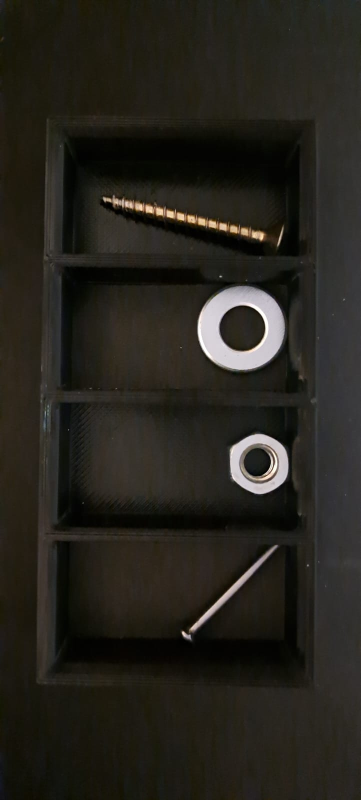
%> input picture Dato (16).jpg, 721 x 1600 px (shown at 1/2 size)
$ octave main.m   (GNU Octave 9; MATLAB toolbox functions it lacks are replaced by stand-ins)
%> lines starting %> are read from the running program, lines starting %| are printed output that depends on the picture; in (x1, y1, x2, y2) boxes, pixels count from 0 and x2, y2 are one past the last pixel; in counts of white or black regions, pixels touching at a corner belong together; the program's own positions count from 1
### Analisis_imagen.m
%Analisis imagen

function Analisis_imagen(imagen, filtro, opcion,vector_elemento)

cte_mascara = 1/9;
mascara = cte_mascara*[1,1,1;1,1,1;1,1,1];
umbral = 0.4;
m = 3;
n = 3;

%% Muestra del recorte de imagen
if (opcion == 1 || opcion == 2)
    figure(2);
    imagen1 = imagen(200:500,:,:);
    imagen2 = imagen(500:800,:,:);
    imagen3 = imagen(800:1100,:,:);
    imagen4 = imagen(1100:1400,:,:);

    %% Red, Green, Blue
    matrizR_1 = imagen1(:,:,1); %matrices Red, Green, Blue primera parte de imagen
    matrizG_1 = imagen1(:,:,2);
    matrizB_1 = imagen1(:,:,3);

    matrizR_2 = imagen2(:,:,1); %matrices Red, Green, Blue segunda parte de imagen
    matrizG_2 = imagen2(:,:,2);
    matrizB_2 = imagen2(:,:,3);

    matrizR_3 = imagen3(:,:,1); %matrices Red, Green, Blue tercera parte de imagen
    matrizG_3 = imagen3(:,:,2);
    matrizB_3 = imagen3(:,:,3);

    matrizR_4 = imagen4(:,:,1); %matrices Red, Green, Blue cuarta parte de imagen
    matrizG_4 = imagen4(:,:,2);
    matrizB_4 = imagen4(:,:,3);

    %% ========== Filtro Anisotropico ============
    imagen_ADF_1(:,:,1)=imdiffusefilt(matrizR_1);
    imagen_ADF_1(:,:,2)=imdiffusefilt(matrizG_1);
    imagen_ADF_1(:,:,3)=imdiffusefilt(matrizB_1);

    imagen_ADF_2(:,:,1)=imdiffusefilt(matrizR_2);
    imagen_ADF_2(:,:,2)=imdiffusefilt(matrizG_2);
    imagen_ADF_2(:,:,3)=imdiffusefilt(matrizB_2);

    imagen_ADF_3(:,:,1)=imdiffusefilt(matrizR_3);
    imagen_ADF_3(:,:,2)=imdiffusefilt(matrizG_3);
    imagen_ADF_3(:,:,3)=imdiffusefilt(matrizB_3);

    imagen_ADF_4(:,:,1)=imdiffusefilt(matrizR_4);
    imagen_ADF_4(:,:,2)=imdiffusefilt(matrizG_4);
    imagen_ADF_4(:,:,3)=imdiffusefilt(matrizB_4);

    %% ========== Filtro Pasa Bajo ==============

    imagen_PB_1(:,:,1)=filter2(mascara,matrizR_1);
    imagen_PB_1(:,:,2)=filter2(mascara,matrizG_1);
    imagen_PB_1(:,:,3)=filter2(mascara,matrizB_1);

    imagen_PB_2(:,:,1)=filter2(mascara,matrizR_2);
    imagen_PB_2(:,:,2)=filter2(mascara,matrizG_2);
    imagen_PB_2(:,:,3)=filter2(mascara,matrizB_2);

    imagen_PB_3(:,:,1)=filter2(mascara,matrizR_3);
    imagen_PB_3(:,:,2)=filter2(mascara,matrizG_3);
    imagen_PB_3(:,:,3)=filter2(mascara,matrizB_3);

    imagen_PB_4(:,:,1)=filter2(mascara,matrizR_4);
    imagen_PB_4(:,:,2)=filter2(mascara,matrizG_4);
    imagen_PB_4(:,:,3)=filter2(mascara,matrizB_4);

    imagen_PB_1 = uint8(imagen_PB_1);
    imagen_PB_2 = uint8(imagen_PB_2);
    imagen_PB_3 = uint8(imagen_PB_3);
    imagen_PB_4 = uint8(imagen_PB_4);

    %% =========== Binarizacion ==========
        imagen_gris_1 = rgb2gray(imagen1); %Imagen en escala de grises
        imagen_binarizada_1 = im2bw(imagen_gris_1, umbral);
        imagen_gris_2 = rgb2gray(imagen2); %Imagen en escala de grises
        imagen_binarizada_2 = im2bw(imagen_gris_2, umbral);
        imagen_gris_3 = rgb2gray(imagen3); %Imagen en escala de grises
        imagen_binarizada_3 = im2bw(imagen_gris_3, umbral);
        imagen_gris_4 = rgb2gray(imagen4); %Imagen en escala de grises
        imagen_binarizada_4 = im2bw(imagen_gris_4, umbral);

    if (filtro == 1)    %ADF
        subplot(4,2,2);
        imshow(imagen_ADF_1), title('Primero ADF');
        subplot(4,2,4);
        imshow(imagen_ADF_2), title('Segundo ADF');
        subplot(4,2,6);
        imshow(imagen_ADF_3), title('Tercero ADF');
        subplot(4,2,8);
        imshow(imagen_ADF_4), title('Cuarto ADF');

        imagen_filtrada = cat(3, imagen_ADF_1, imagen_ADF_2, imagen_ADF_3, imagen_ADF_4);

        %Agregar funcion la cual me voy a los otros metodos

    elseif (filtro == 2)    %PB
        subplot(4,2,2);
        imshow(imagen_PB_1), title('Primero PB');
        subplot(4,2,4);
        imshow(imagen_PB_2), title('Segundo PB');
        subplot(4,2,6);
        imshow(imagen_PB_3), title('Tercero PB');
        subplot(4,2,8);
        imshow(imagen_PB_4), title('Cuarto PB');

        imagen_filtrada = cat(3, imagen_PB_1, imagen_PB_2, imagen_PB_3, imagen_PB_4);

    elseif (filtro == 3)    %Bin
        subplot(4,2,2);
        imshow(imagen_binarizada_1), title('Primero Bin');
        subplot(4,2,4);
        imshow(imagen_binarizada_2), title('Segundo Bin');
        subplot(4,2,6);
        imshow(imagen_binarizada_3), title('Tercero Bin');
        subplot(4,2,8);
        imshow(imagen_binarizada_4), title('Cuarto Bin');

        imagen_filtrada = cat(3, imagen_binarizada_1, imagen_binarizada_2, imagen_binarizada_3, imagen_binarizada_4);

    elseif(filtro == 4)   %ADF+Bin
        imagen_gris_ADF_1 = rgb2gray(imagen_ADF_1); %Imagen en escala de grises
        imagen_ADF_Bin_1 = im2bw(imagen_gris_ADF_1, umbral);
        imagen_gris_ADF_2 = rgb2gray(imagen_ADF_2); %Imagen en escala de grises
        imagen_ADF_Bin_2 = im2bw(imagen_gris_ADF_2, umbral);
        imagen_gris_ADF_3 = rgb2gray(imagen_ADF_3); %Imagen en escala de grises
        imagen_ADF_Bin_3 = im2bw(imagen_gris_ADF_3, umbral);
        imagen_gris_ADF_4 = rgb2gray(imagen_ADF_4); %Imagen en escala de grises
        imagen_ADF_Bin_4 = im2bw(imagen_gris_ADF_4, umbral);

        subplot(4,2,2);
        imshow(imagen_ADF_Bin_1), title('Primero ADF+Bin');
        subplot(4,2,4);
        imshow(imagen_ADF_Bin_2), title('Segundo ADF+Bin');
        subplot(4,2,6);
        imshow(imagen_ADF_Bin_3), title('Tercero ADF+Bin');
        subplot(4,2,8);
        imshow(imagen_ADF_Bin_4), title('Cuarto ADF+Bin');

        imagen_filtrada = cat(3, imagen_ADF_Bin_1, imagen_ADF_Bin_2, imagen_ADF_Bin_3, imagen_ADF_Bin_4);

    elseif(filtro == 5)   %PB+Bin
        imagen_gris_PB_1 = rgb2gray(imagen_PB_1); %Imagen en escala de grises
        imagen_PB_Bin_1 = im2bw(imagen_gris_PB_1, umbral);
        imagen_gris_PB_2 = rgb2gray(imagen_PB_2); %Imagen en escala de grises
        imagen_PB_Bin_2 = im2bw(imagen_gris_PB_2, umbral);
        imagen_gris_PB_3 = rgb2gray(imagen_PB_3); %Imagen en escala de grises
        imagen_PB_Bin_3 = im2bw(imagen_gris_PB_3, umbral);
        imagen_gris_PB_4 = rgb2gray(imagen_PB_4); %Imagen en escala de grises
        imagen_PB_Bin_4 = im2bw(imagen_gris_PB_4, umbral);

        subplot(4,2,2);
        imshow(imagen_PB_Bin_1), title('Primero PB+Bin');
        subplot(4,2,4);
        imshow(imagen_PB_Bin_2), title('Segundo PB+Bin');
        subplot(4,2,6);
        imshow(imagen_PB_Bin_3), title('Tercero PB+Bin');
        subplot(4,2,8);
        imshow(imagen_PB_Bin_4), title('Cuarto PB+Bin');

        imagen_filtrada = cat(3, imagen_PB_Bin_1, imagen_PB_Bin_2, imagen_PB_Bin_3, imagen_PB_Bin_4);

    elseif(filtro == 6) %ADF+mediana+Bin
        imagen_gris_ADF_1 = rgb2gray(imagen_ADF_1); %Imagen en escala de grises
        imagen_mediana_ADF_1 = medfilt2(imagen_gris_ADF_1, [m n]);
        imagen_ADF_mediana_Bin_1 = im2bw(imagen_mediana_ADF_1, umbral);
        imagen_gris_ADF_2 = rgb2gray(imagen_ADF_2); %Imagen en escala de grises
        imagen_mediana_ADF_2 = medfilt2(imagen_gris_ADF_2, [m n]);
        imagen_ADF_mediana_Bin_2 = im2bw(imagen_mediana_ADF_2, umbral);
        imagen_gris_ADF_3 = rgb2gray(imagen_ADF_3); %Imagen en escala de grises
        imagen_mediana_ADF_3 = medfilt2(imagen_gris_ADF_3, [m n]);
        imagen_ADF_mediana_Bin_3 = im2bw(imagen_mediana_ADF_3, umbral);
        imagen_gris_ADF_4 = rgb2gray(imagen_ADF_4); %Imagen en escala de grises
        imagen_mediana_ADF_4 = medfilt2(imagen_gris_ADF_4, [m n]);
        imagen_ADF_mediana_Bin_4 = im2bw(imagen_mediana_ADF_4, umbral);

        subplot(4,2,2);
        imshow(imagen_ADF_mediana_Bin_1), title('Primero ADF+mediana+Bin');
        subplot(4,2,4);
        imshow(imagen_ADF_mediana_Bin_2), title('Segundo ADF+mediana+Bin');
        subplot(4,2,6);
        imshow(imagen_ADF_mediana_Bin_3), title('Tercero ADF+mediana+Bin');
        subplot(4,2,8);
        imshow(imagen_ADF_mediana_Bin_4), title('Cuarto ADF+mediana+Bin');

        imagen_filtrada = cat(3, imagen_ADF_mediana_Bin_1, imagen_ADF_mediana_Bin_2, imagen_ADF_mediana_Bin_3, imagen_ADF_mediana_Bin_4);

    elseif(filtro == 7) %PB+mediana+Bin
        imagen_gris_PB_1 = rgb2gray(imagen_PB_1); %Imagen en escala de grises
        imagen_mediana_PB_1 = medfilt2(imagen_gris_PB_1, [m n]);
        imagen_bin_med_PB_1 = im2bw(imagen_mediana_PB_1, umbral);
        imagen_gris_PB_2 = rgb2gray(imagen_PB_2); %Imagen en escala de grises
        imagen_mediana_PB_2 = medfilt2(imagen_gris_PB_2, [m n]);
        imagen_bin_med_PB_2 = im2bw(imagen_mediana_PB_2, umbral);
        imagen_gris_PB_3 = rgb2gray(imagen_PB_3); %Imagen en escala de grises
        imagen_mediana_PB_3 = medfilt2(imagen_gris_PB_3, [m n]);
        imagen_bin_med_PB_3 = im2bw(imagen_mediana_PB_3, umbral);
        imagen_gris_PB_4 = rgb2gray(imagen_PB_4); %Imagen en escala de grises
        imagen_mediana_PB_4 = medfilt2(imagen_gris_PB_4, [m n]);
        imagen_bin_med_PB_4 = im2bw(imagen_mediana_PB_4, umbral);

        subplot(4,2,2);
        imshow(imagen_bin_med_PB_1), title('Primero PB+mediana+Bin');
        subplot(4,2,4);
        imshow(imagen_bin_med_PB_2), title('Segundo PB+mediana+Bin');
        subplot(4,2,6);
        imshow(imagen_bin_med_PB_3), title('Tercero PB+mediana+Bin');
        subplot(4,2,8);
        imshow(imagen_bin_med_PB_4), title('Cuarto PB+mediana+Bin');

        imagen_filtrada = cat(3, imagen_bin_med_PB_1, imagen_bin_med_PB_2, imagen_bin_med_PB_3, imagen_bin_med_PB_4);

    end
        subplot(4,2,1);
        imshow(imagen1), title('Original 1');
        subplot(4,2,3);
        imshow(imagen2), title('Original 2');
        subplot(4,2,5);
        imshow(imagen3), title('Original 3');
        subplot(4,2,7);
        imshow(imagen4), title('Original 4');
        subplot(4,2,2);
        imshow(imagen_filtrada(:,:,1)), title('Filtro 1');
        subplot(4,2,4);
        imshow(imagen_filtrada(:,:,2)), title('Filtro 2');
        subplot(4,2,6);
        imshow(imagen_filtrada(:,:,3)), title('Filtro 3');
        subplot(4,2,8);
        imshow(imagen_filtrada(:,:,4)), title('Filtro 4');
        Momentos(imagen_filtrada,filtro,opcion,vector_elemento);

elseif(opcion == 3)
    Filtros(imagen,cte_mascara,umbral,m,n)
end

### Momentos.m
function Momentos(imagen,filtro,opcion,vector_elemento)

% [7 lines of commented-out code are left out]
[X,Y] = size(imagen(:,:,1));
P = 4;
Q = 4;
Minicial = zeros(X, Y, 4);
Mcentrales = zeros(P, Q, 4);
Mnormales = zeros(P, Q, 4);
MHu = zeros(1,7,4);

for (k = 1:4)

    %% Momento inicial
    for (i = 0:1)
        for (j = 0:1)
            for (x = 1:X)
                for (y = 1:Y)
                    Minicial(i+1,j+1,k) = Minicial(i+1,j+1,k) + (x^i)*(y^j)*imagen(x,y,k);
                end
            end
        end
    end

    %% Momentos centrales
    xraya = Minicial(2,1,k)/Minicial(1,1,k);
    yraya = Minicial(1,2,k)/Minicial(1,1,k);

    for (p = 0:(P-1))
        for (q = 0:(Q-1))
            for (x = 1:X)
                for (y = 1:Y)
                    Mcentrales(p+1,q+1,k) = Mcentrales(p+1,q+1,k) + ((x - xraya)^p)*((y - yraya)^q)*imagen(x,y,k);
                end
            end
        end
    end

    %% Momentos normales

    for (p = 0:(P-1))
        for (q = 0:(Q-1))
            if(p+q >= 2)
                Mnormales(p+1,q+1,k) = Mcentrales(p+1,q+1,k)/(Mcentrales(1,1,k)^(1+(p+q)/2));
            else
                Mnormales(p+1,q+1,k) = 0;
            end
        end
    end

    %% Momentos invariantes de Hu
    Mn02 = Mnormales(1,3,k);
    Mn03 = Mnormales(1,4,k);
    Mn11 = Mnormales(2,2,k);
    Mn12 = Mnormales(2,3,k);
    Mn20 = Mnormales(3,1,k);
    Mn21 = Mnormales(3,2,k);
    Mn30 = Mnormales(4,1,k);

    MHu(1,1,k) = Mn20 + Mn02;
    MHu(1,2,k) = (Mn20 - Mn02)^2 + 4*Mn11^2;
    MHu(1,3,k) = (Mn30 - 3*Mn12)^2 + (3*Mn21 - Mn03)^2;
    MHu(1,4,k) = (Mn30 + Mn12)^2 + (Mn21 + Mn03)^2;
    MHu(1,5,k) = (Mn30 - 3*Mn12)*(Mn30 + Mn12)*((Mn30 + Mn12)^2 - 3*(Mn21 + Mn03)^2) + (3*Mn21 - Mn03)*(Mn21 + Mn03)*(3*(Mn30 + Mn12)^2 - (Mn21 + Mn03)^2);
    MHu(1,6,k) = (Mn20 - Mn02)*((Mn30 + Mn12)^2 - (Mn21 + Mn03)^2) + 4*Mn11*(Mn30 + Mn12)*(Mn21 + Mn03);
    MHu(1,7,k) = (3*Mn21 - Mn03)*(Mn30 + Mn12)*((Mn30 + Mn12)^2 - 3*(Mn21 + Mn03)^2) - (Mn30 - 3*Mn12)*(Mn21 + Mn03)*(3*(Mn30 + Mn12)^2 - (Mn21 + Mn03)^2);


    %disp(['MHu Nº ' num2str(k)])
    disp(['[',num2str(MHu(1,1,k)),',',num2str(MHu(1,2,k)),',',num2str(MHu(1,3,k)),',',num2str(MHu(1,4,k)),',',num2str(MHu(1,5,k)),',',num2str(MHu(1,6,k)),',',num2str(MHu(1,7,k)),'];']);
end
    if (opcion == 2)
        Base_de_Datos(MHu,filtro,opcion,vector_elemento);
    else
        Knn
    %Knn(MHu(1,:,k));

end
end

### main.m

%Proyecto final IA1
%Tassara Renzo

clear;
clc;

%% ====Filtro====
%{
1) ADF
2) Pasa Bajos
3) Binarizacion
4) ADF + Binarizacion
5) Pasa Bajos + Binarizacion
6) ADF + Mediana + Binarizacion (recomendado)
7) PB + Mediana + Binarizacion
%}
filtro = 6;
vector_elemento = [0,0,0,0];
%% ==== Imagen ====
imagen = imread('Dato (16).jpg'); %Imagen a importar
%> imagen is the input picture: size 1600x721x3 uint8; mean R, G, B 38.3, 35.7, 29

%% ==== Descomentar si hay que eliminar vectores de la Base_de_Datos====

 % [6 lines of commented-out code are left out]

%% ==== Procesamiento ====
opcion = input("Ingrese el numero de la accion a realizar \n 1) Analizar imagen \n 2) Entrenar IA \n 3) Comparar filtros \n");
%> the answer given: 'Dato (16).jpg'

while(opcion ~= 1 && opcion ~= 2 && opcion ~= 3)    %Error por si el usuario pone otro valor
    opcion = input("Ingrese 1, 2 o 3 por favor: ");
end
%> this loop made 1 pass; the answer given on pass 1: 1
if (opcion == 2)
        figure(1);
        subplot(4,1,1);
        imshow(imagen(200:500,:,:)), title('Imagen Nº1');
        subplot(4,1,2);
        imshow(imagen(500:800,:,:)), title('Imagen Nº2');
        subplot(4,1,3);
        imshow(imagen(800:1100,:,:)), title('Imagen Nº3');
        subplot(4,1,4);
        imshow(imagen(1100:1400,:,:)), title('Imagen Nº4');
        disp("Ingresar a que corresponde cada imagen respectivamente siendo:");
        disp("1) Tornillo");
        disp("2) Clavo");
        disp("3) Tuerca");
        disp("4) Arandela");

        for(i = 1:4)
            vector_elemento(i) = input(['La imagen Nº', num2str(i), ' es: ']);
            while (vector_elemento(i) ~= 1 && vector_elemento(i) ~= 2 && vector_elemento(i) ~= 3 && vector_elemento(i) ~= 4)
                vector_elemento(i) = input(['Ingrese 1,2,3 o 4 \n La imagen Nº', num2str(i), ' es: ']);
            end
        end
            for (filtro = 1:7)

        disp(['Filtro Nº',num2str(filtro)]);
        Analisis_imagen(imagen, filtro, opcion,vector_elemento);
    end
else
    Analisis_imagen(imagen, filtro, opcion,vector_elemento);
%> in Analisis_imagen, `imagen2 = imagen(500:800,:,:);`:
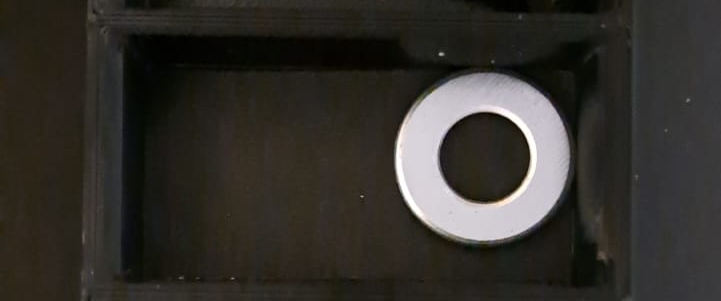
%> imagen2: size 301x721x3 uint8; mean R, G, B 51.3, 48.6, 43.6
%> in Analisis_imagen, `imagen3 = imagen(800:1100,:,:);`:
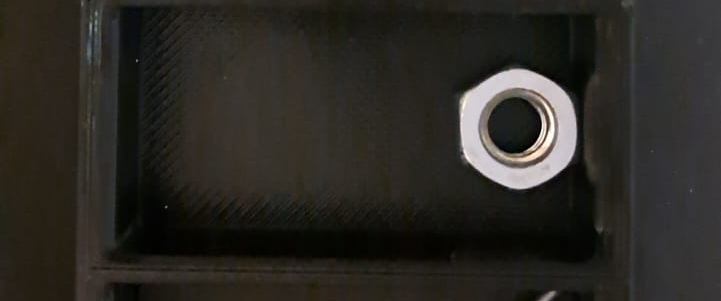
%> imagen3: size 301x721x3 uint8; mean R, G, B 43.6, 41.3, 36.2
%> in Analisis_imagen, `imagen4 = imagen(1100:1400,:,:);`:
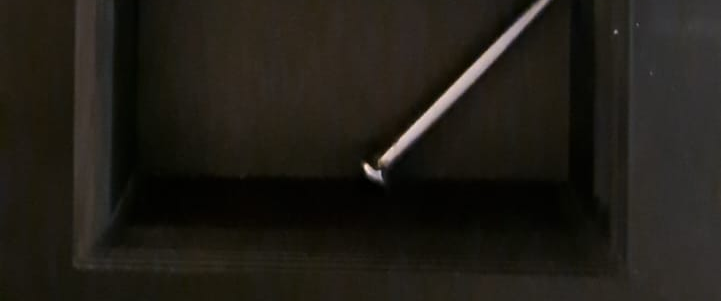
%> imagen4: size 301x721x3 uint8; mean R, G, B 33, 29.7, 23.1
%> in Analisis_imagen, `matrizB_1 = imagen1(:,:,3);`:
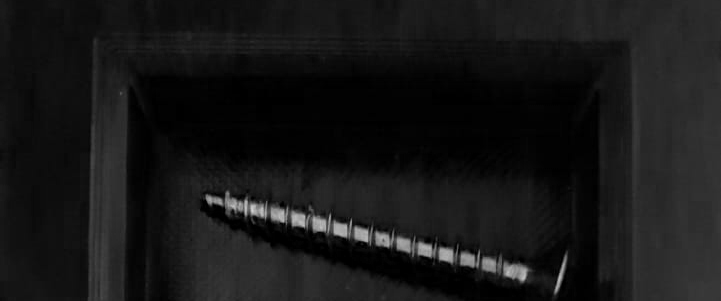
%> matrizB_1: size 301x721 uint8; min 0, max 212, mean 23
%> in Analisis_imagen, `imagen_binarizada_1 = im2bw(imagen_gris_1, umbral);`:
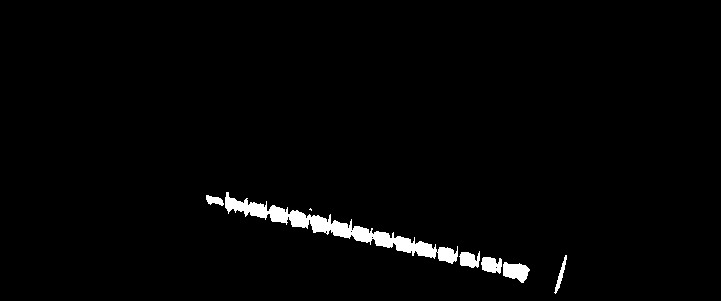
%> imagen_binarizada_1: size 301x721 logical; 2% white; 7 white regions (1 under 20 px), largest, box (x1, y1, x2, y2) and area: (225, 192, 458, 264) 3078, (503, 262, 530, 283) 379, (481, 257, 502, 274) 268, (459, 251, 480, 268) 254, (554, 255, 567, 294) 139, (206, 195, 224, 206) 121
%> in Analisis_imagen, `imagen_binarizada_2 = im2bw(imagen_gris_2, umbral);`:
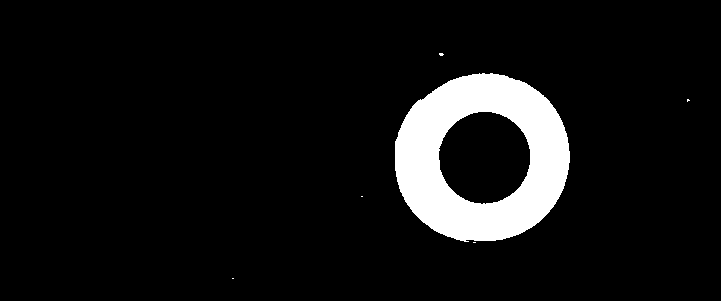
%> imagen_binarizada_2: size 301x721 logical; 7.7% white; 6 white regions (5 under 20 px), largest, box (x1, y1, x2, y2) and area: (395, 73, 570, 242) 16778
%> in Analisis_imagen, `imagen_binarizada_3 = im2bw(imagen_gris_3, umbral);`: imagen_binarizada_3: size 301x721 logical; 3.8% white; 10 white regions (7 under 20 px), largest, box (x1, y1, x2, y2) and area: (459, 69, 577, 189) 8164, (540, 292, 555, 301) 63, (90, 23, 92, 35) 21
%> in Analisis_imagen, `imagen_binarizada_4 = im2bw(imagen_gris_4, umbral);`: imagen_binarizada_4: size 301x721 logical; 1.2% white; 3 white regions (1 under 20 px), largest, box (x1, y1, x2, y2) and area: (378, 0, 548, 164) 2511, (364, 163, 382, 180) 158
%> in Analisis_imagen, `imagen_ADF_mediana_Bin_1 = im2bw(imagen_mediana_ADF_1, umbral);`:
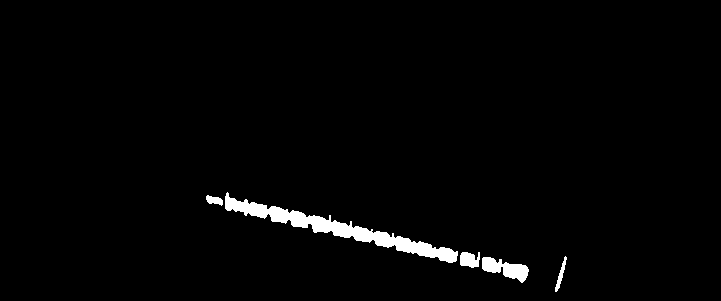
%> imagen_ADF_mediana_Bin_1: size 301x721 logical; 1.9% white; 5 white regions, box (x1, y1, x2, y2) and area: (225, 192, 458, 263) 3069, (482, 257, 529, 283) 637, (460, 252, 480, 268) 249, (555, 256, 567, 292) 132, (206, 195, 223, 206) 116
%> in Momentos, `[X,Y] = size(imagen(:,:,1));`: X = 301; Y = 721
%> (the run ends here)
